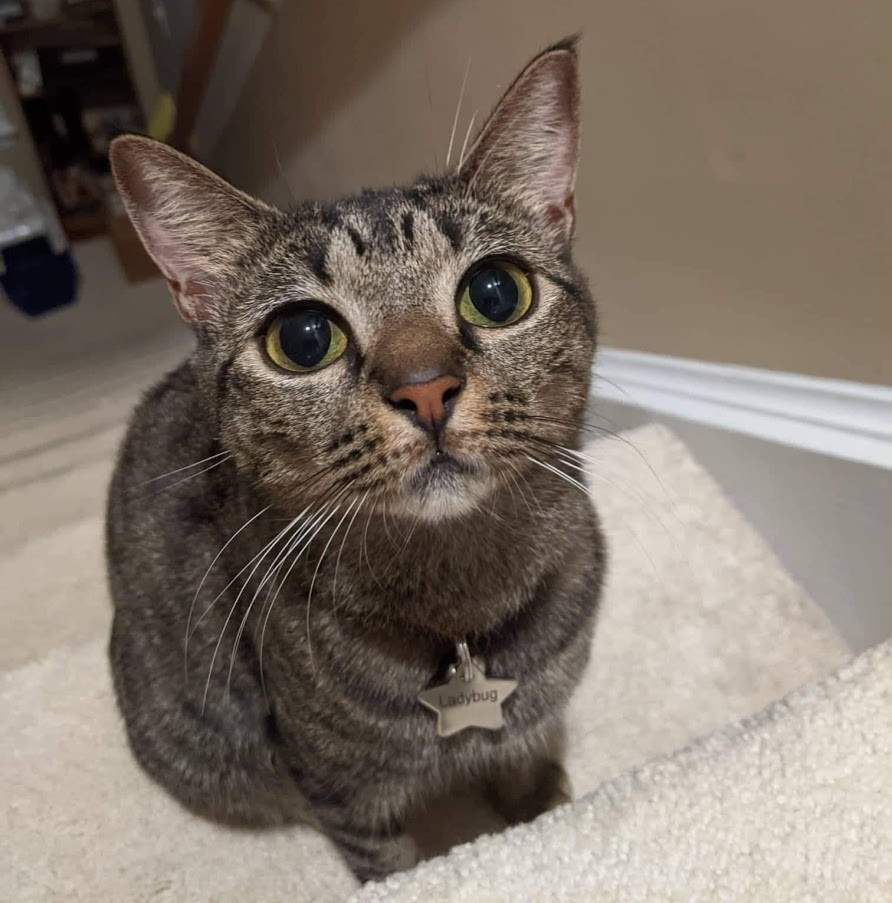
#> input picture img/ladybug.jpg, 892 x 903 px, found by its file name
$ python initialize_photons.py
#> lines starting #> are read from the running program, lines starting #| are printed output that depends on the picture
from PIL import Image
import numpy as np

#user define x-range of image, how far it is from lens (in z direction)
#and how fast it's moving in z-direction
XMin=-10.0
XMax=10.0
YOffset=0.0 # how far to offset Y, 0 means centered
InitZ=-100.0
InitVz=1

#load image and convert to array
img = Image.open('ladybug.jpg')
#> img is the input picture: PIL image 892x903 RGB; mean R, G, B 126.2, 114.6, 104.5
ar = np.array(img)

#Use # of pixels to define y-range of image, keeping aspect ratio
StepSize=ar.shape[1]/(XMax-XMin)
#> StepSize = 44.6
YMax=ar.shape[0]/(2*StepSize)+YOffset
#> YMax = 10.12
YMin=-ar.shape[0]/(2*StepSize)+YOffset
#> YMin = -10.12

#define x,y,z positions and velocitites for each pixel
xpos=np.linspace(XMin,XMax,num=ar.shape[1])
#> xpos = 892 values from -10 to 10
xvel=np.zeros(len(xpos))
#> xvel = 892 values from 0 to 0
ypos=np.linspace(YMin,YMax,num=ar.shape[0])
#> ypos = 903 values from -10.12 to 10.12
yvel=np.zeros(len(ypos))
#> yvel = 903 values from 0 to 0
zpos=InitZ
zvel=InitVz

x,y,z=np.meshgrid(xpos,ypos,zpos,indexing='ij')
vx,vy,vz=np.meshgrid(xvel,yvel,zvel,indexing='ij')
R=ar[:,:,0]
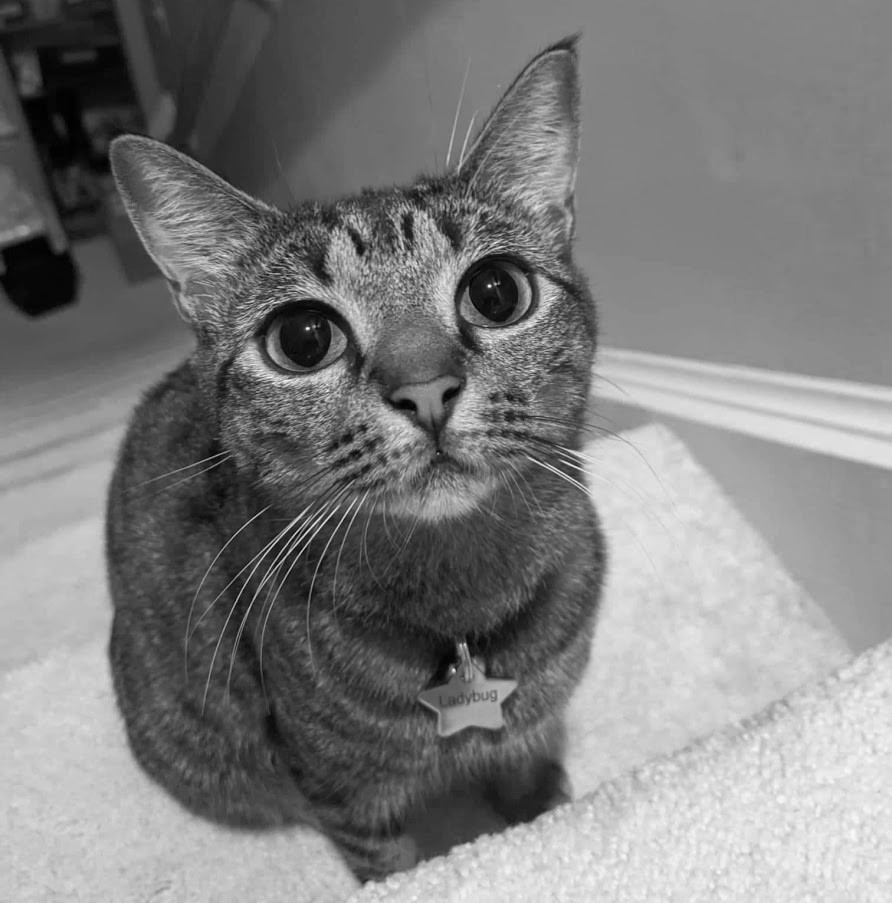
#> R: shape (903, 892); min 0, max 251, mean 126.2
G=ar[:,:,1]
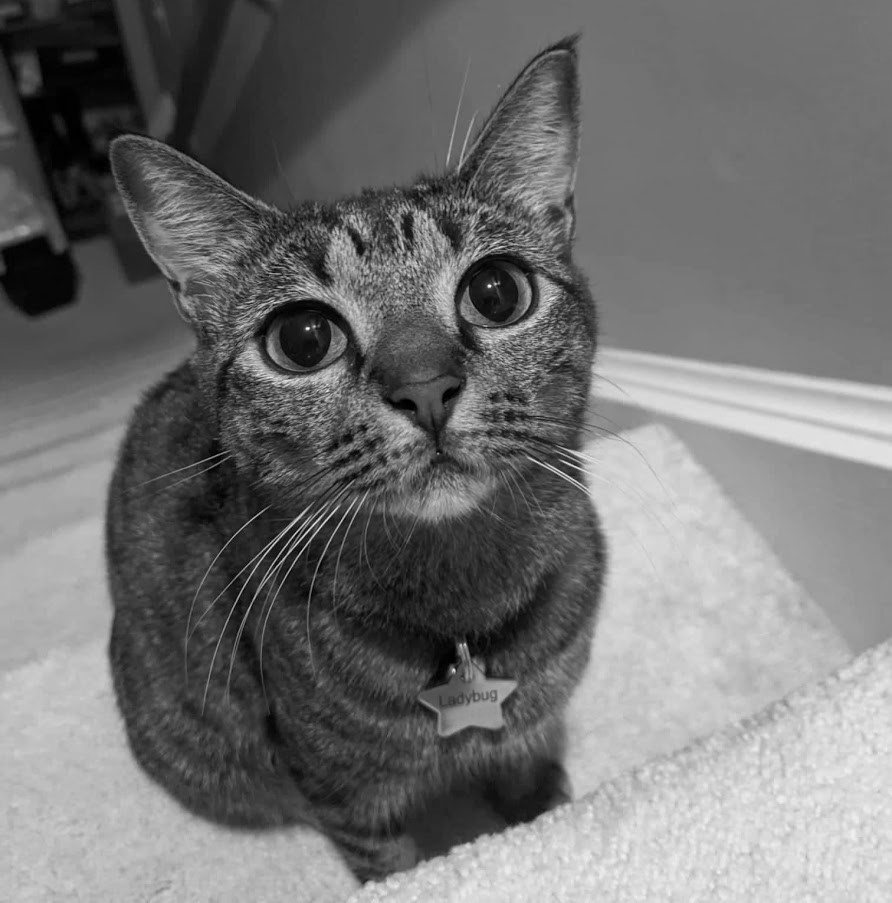
#> G: shape (903, 892); min 0, max 255, mean 114.6
B=ar[:,:,2]
